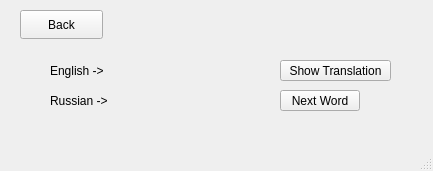
<?xml version="1.0" encoding="UTF-8"?>
<ui version="4.0">
 <class>Learning</class>
 <widget class="QMainWindow" name="Learning">
  <property name="geometry">
   <rect>
    <x>0</x>
    <y>0</y>
    <width>433</width>
    <height>171</height>
   </rect>
  </property>
  <property name="windowTitle">
   <string>Learning</string>
  </property>
  <widget class="QWidget" name="centralwidget">
   <widget class="QPushButton" name="backButton">
    <property name="geometry">
     <rect>
      <x>20</x>
      <y>10</y>
      <width>83</width>
      <height>29</height>
     </rect>
    </property>
    <property name="text">
     <string>Back</string>
    </property>
   </widget>
   <widget class="QLabel" name="engWordLabel">
    <property name="geometry">
     <rect>
      <x>110</x>
      <y>60</y>
      <width>161</width>
      <height>21</height>
     </rect>
    </property>
    <property name="text">
     <string/>
    </property>
   </widget>
   <widget class="QPushButton" name="showButton">
    <property name="geometry">
     <rect>
      <x>280</x>
      <y>60</y>
      <width>111</width>
      <height>21</height>
     </rect>
    </property>
    <property name="text">
     <string>Show Translation</string>
    </property>
   </widget>
   <widget class="QPushButton" name="nextButton">
    <property name="geometry">
     <rect>
      <x>280</x>
      <y>90</y>
      <width>80</width>
      <height>21</height>
     </rect>
    </property>
    <property name="text">
     <string>Next Word</string>
    </property>
   </widget>
   <widget class="QLabel" name="rusWordLabel">
    <property name="geometry">
     <rect>
      <x>110</x>
      <y>90</y>
      <width>161</width>
      <height>21</height>
     </rect>
    </property>
    <property name="text">
     <string/>
    </property>
   </widget>
   <widget class="QLabel" name="label">
    <property name="geometry">
     <rect>
      <x>50</x>
      <y>60</y>
      <width>61</width>
      <height>21</height>
     </rect>
    </property>
    <property name="text">
     <string>English -&gt;</string>
    </property>
   </widget>
   <widget class="QLabel" name="label_2">
    <property name="geometry">
     <rect>
      <x>50</x>
      <y>90</y>
      <width>61</width>
      <height>21</height>
     </rect>
    </property>
    <property name="text">
     <string>Russian -&gt;</string>
    </property>
   </widget>
  </widget>
  <widget class="QStatusBar" name="statusbar"/>
 </widget>
 <resources/>
 <connections/>
</ui>
